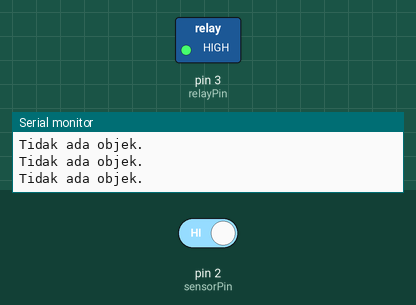
This sketch was run on a simulated Arduino Uno, built with avr-gcc and run on an emulated ATmega328P. Shown: switched loads named in the sketch (green lamp = pin HIGH), the last lines printed to the serial monitor. The inputs (shaded band) are chosen by the test bench; at power-on: pin 2 (sensorPin) HIGH.

Above: at 2.8 s.
2.9 s: pin 2 (sensorPin) driven LOW
At 3.9 s:
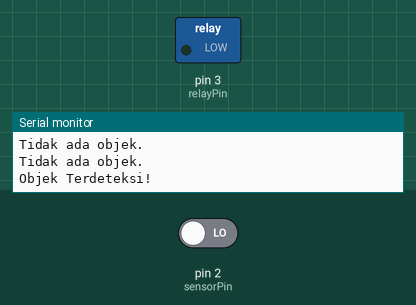
4.5 s: pin 2 (sensorPin) driven HIGH
At 5.5 s:
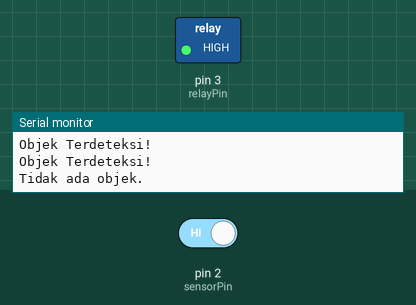
Timing chart, 0 to 7.5 s (numbered marks = the images above; inputs shaded):
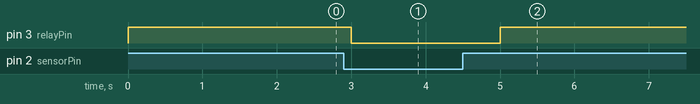

Measured:
- after the input at 2.9 s, pin 3 (relayPin): HIGH → LOW after 0.10 s
- after the input at 4.5 s, pin 3 (relayPin): LOW → HIGH after 0.50 s

The sketch:

sketch_sensorIR.ino
```cpp
// Deklarasi pin yang akan digunakan
const int sensorPin = 2;  // Pin sensor IR terhubung ke pin 2 Arduino
const int relayPin = 3;   // Pin relay terhubung ke pin 3 Arduino

void setup() {
  // Inisialisasi komunikasi serial
  Serial.begin(9600);

  // Mengatur pin sensor sebagai input
  pinMode(sensorPin, INPUT);

  // Mengatur pin relay sebagai output
  pinMode(relayPin, OUTPUT);

  // Matikan relay awalnya
  digitalWrite(relayPin, LOW);
}

void loop() {
  // Membaca nilai dari sensor
  int sensorValue = digitalRead(sensorPin);

  // Jika sensor mendeteksi objek (objek berada dekat sensor)
  if (sensorValue == LOW) {

    Serial.println("Objek Terdeteksi!");
    // Hidupkan relay (misalnya, untuk mengaktifkan perangkat eksternal)
    digitalWrite(relayPin, LOW);
  } else {
    Serial.println("Tidak ada objek.");

    // Matikan relay (misalnya, untuk mematikan perangkat eksternal)
    digitalWrite(relayPin, HIGH);
  }

  // Tunggu sejenak sebelum membaca sensor lagi
  delay(1000);  // Delay 1 detik
}
```
